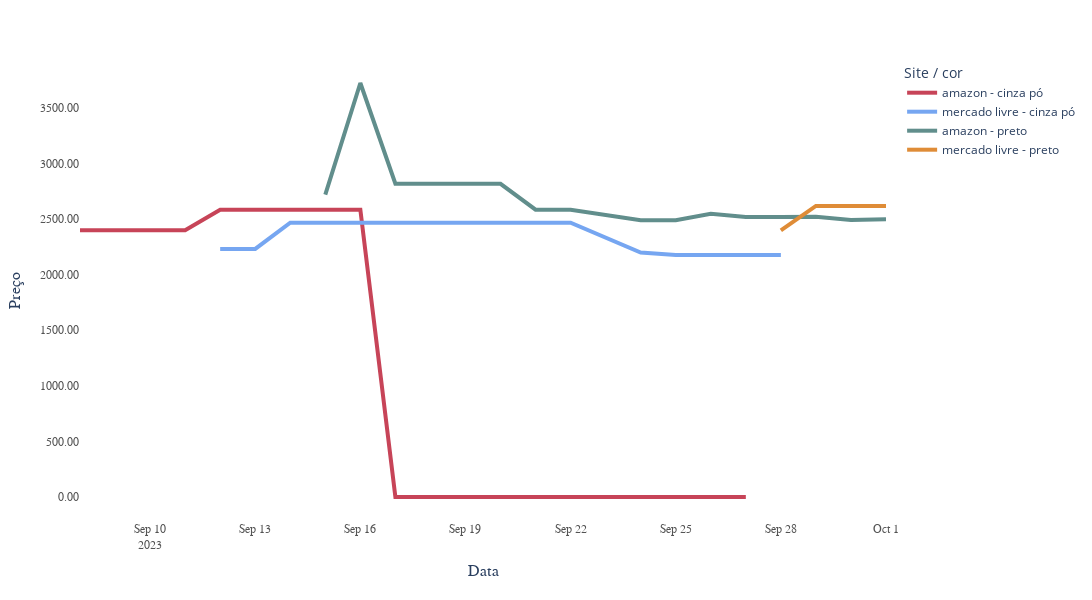

The notebook cell this image was saved under:
### Code cell
# gráfico - forerunner 255s

# criar coluna que junta o site + cor
forerunner_255s_trat = forerunner_255s.copy()
forerunner_255s_trat['site_cor'] = forerunner_255s_trat['site'] + " - " + forerunner_255s_trat['cor']

px.line(forerunner_255s_trat, 
        x = 'data', 
        y = 'preco', 
        color = 'site_cor',
        width = 1300,
        height = 600,
        color_discrete_sequence = ['#c74458', '#76a6f1', '#618e8c', '#df8c37'])\
            .update_layout(
                plot_bgcolor = 'white',
                xaxis = dict(
                    tickfont = dict(
                        family = 'Arial',
                        size = 12,
                        color = 'rgb(82, 82, 82)'                                   
                    )
                ),
                yaxis = dict(
                    tickfont = dict(
                        family = 'Arial',
                        size = 12,
                        color = 'rgb(82, 82, 82)'                                   
                    ),
                ),
                legend_title_text = 'Site / cor',
                yaxis_tickformat = ".2f"
            )\
                .update_traces(line = dict(width = 4))\
                    .update_xaxes(title_text = 'Data', title_font = dict(size=16, family='Arial'))\
                        .update_yaxes(title_text = 'Preço', title_font = dict(size=16, family='Arial'))

### Figure 1 — Plotly figure (JSON) as saved in the notebook; plotly's stock layout.template omitted (floating-point values rounded to 4 significant figures)
{"data": [{"hovertemplate": "site_cor=amazon - cinza pó<br>data=%{x}<br>preco=%{y}<extra></extra>", "legendgroup": "amazon - cinza pó", "line": {"color": "#c74458", "dash": "solid", "width": 4}, "marker": {"symbol": "circle"}, "mode": "lines", "name": "amazon - cinza pó", "orientation": "v", "showlegend": true, "type": "scatter", "x": ["2023-09-08T00:00:00", "2023-09-09T00:00:00", "2023-09-11T00:00:00", "2023-09-12T00:00:00", "2023-09-13T00:00:00", "2023-09-14T00:00:00", "2023-09-15T00:00:00", "2023-09-16T00:00:00", "2023-09-17T00:00:00", "2023-09-18T00:00:00", "2023-09-19T00:00:00", "2023-09-20T00:00:00", "2023-09-21T00:00:00", "2023-09-22T00:00:00", "2023-09-24T00:00:00", "2023-09-25T00:00:00", "2023-09-26T00:00:00", "2023-09-27T00:00:00"], "xaxis": "x", "y": [2399, 2399, 2399, 2584, 2584, 2584, 2584, 2584, 0, 0, 0, 0, 0, 0, 0, 0, 0, 0], "yaxis": "y"}, {"hovertemplate": "site_cor=mercado livre - cinza pó<br>data=%{x}<br>preco=%{y}<extra></extra>", "legendgroup": "mercado livre - cinza pó", "line": {"color": "#76a6f1", "dash": "solid", "width": 4}, "marker": {"symbol": "circle"}, "mode": "lines", "name": "mercado livre - cinza pó", "orientation": "v", "showlegend": true, "type": "scatter", "x": ["2023-09-12T00:00:00", "2023-09-13T00:00:00", "2023-09-14T00:00:00", "2023-09-15T00:00:00", "2023-09-16T00:00:00", "2023-09-17T00:00:00", "2023-09-18T00:00:00", "2023-09-19T00:00:00", "2023-09-20T00:00:00", "2023-09-21T00:00:00", "2023-09-22T00:00:00", "2023-09-24T00:00:00", "2023-09-25T00:00:00", "2023-09-26T00:00:00", "2023-09-27T00:00:00", "2023-09-28T00:00:00"], "xaxis": "x", "y": [2231.0, 2231.0, 2468, 2468, 2468, 2468, 2468, 2468, 2468, 2468, 2468, 2199, 2177, 2177, 2177, 2177], "yaxis": "y"}, {"hovertemplate": "site_cor=amazon - preto<br>data=%{x}<br>preco=%{y}<extra></extra>", "legendgroup": "amazon - preto", "line": {"color": "#618e8c", "dash": "solid", "width": 4}, "marker": {"symbol": "circle"}, "mode": "lines", "name": "amazon - preto", "orientation": "v", "showlegend": true, "type": "scatter", "x": ["2023-09-15T00:00:00", "2023-09-16T00:00:00", "2023-09-17T00:00:00", "2023-09-18T00:00:00", "2023-09-19T00:00:00", "2023-09-20T00:00:00", "2023-09-21T00:00:00", "2023-09-22T00:00:00", "2023-09-24T00:00:00", "2023-09-25T00:00:00", "2023-09-26T00:00:00", "2023-09-27T00:00:00", "2023-09-28T00:00:00", "2023-09-29T00:00:00", "2023-09-30T00:00:00", "2023-10-01T00:00:00"], "xaxis": "x", "y": [2720, 3724, 2818, 2818, 2818, 2817, 2584, 2584, 2490, 2490, 2548, 2519, 2519, 2521, 2492, 2499], "yaxis": "y"}, {"hovertemplate": "site_cor=mercado livre - preto<br>data=%{x}<br>preco=%{y}<extra></extra>", "legendgroup": "mercado livre - preto", "line": {"color": "#df8c37", "dash": "solid", "width": 4}, "marker": {"symbol": "circle"}, "mode": "lines", "name": "mercado livre - preto", "orientation": "v", "showlegend": true, "type": "scatter", "x": ["2023-09-28T00:00:00", "2023-09-29T00:00:00", "2023-09-30T00:00:00", "2023-10-01T00:00:00"], "xaxis": "x", "y": [2399, 2618, 2618, 2618], "yaxis": "y"}], "layout": {"height": 600, "legend": {"title": {"text": "Site / cor"}, "tracegroupgap": 0}, "margin": {"t": 60}, "plot_bgcolor": "white", "width": 1300, "xaxis": {"anchor": "y", "domain": [0, 1], "tickfont": {"color": "rgb(82, 82, 82)", "family": "Arial", "size": 12}, "title": {"font": {"family": "Arial", "size": 16}, "text": "Data"}}, "yaxis": {"anchor": "x", "domain": [0, 1], "tickfont": {"color": "rgb(82, 82, 82)", "family": "Arial", "size": 12}, "tickformat": ".2f", "title": {"font": {"family": "Arial", "size": 16}, "text": "Preço"}}}}
